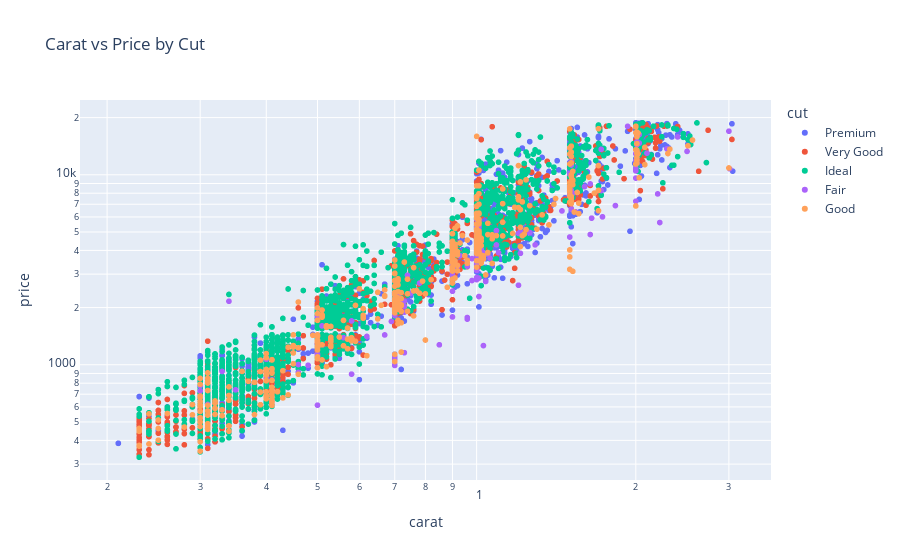

Here is the notebook cell this chart was saved with:
### Markdown cell above
# **More Plots in Plotly**

### Code cell
#Scatter plot

fig = px.scatter(df, x='carat', y='price',
                  color='cut', 
                  log_y=True,
                  log_x=True,
                  title='Carat vs Price by Cut')
fig.show()

### Figure 1 — Plotly figure (JSON) as saved in the notebook; plotly's stock layout.template omitted (floating-point values rounded to 4 significant figures; data arrays with more than 128 entries replaced by an {"elided": "..."} marker saying what was removed)
{"data": [{"hovertemplate": "cut=Premium<br>carat=%{x}<br>price=%{y}<extra></extra>", "legendgroup": "Premium", "marker": {"color": "#636efa", "symbol": "circle"}, "mode": "markers", "name": "Premium", "showlegend": true, "type": "scattergl", "x": {"elided": "1447 float values"}, "xaxis": "x", "y": {"elided": "1447 int values"}, "yaxis": "y"}, {"hovertemplate": "cut=Very Good<br>carat=%{x}<br>price=%{y}<extra></extra>", "legendgroup": "Very Good", "marker": {"color": "#EF553B", "symbol": "circle"}, "mode": "markers", "name": "Very Good", "showlegend": true, "type": "scattergl", "x": {"elided": "1195 float values"}, "xaxis": "x", "y": {"elided": "1195 int values"}, "yaxis": "y"}, {"hovertemplate": "cut=Ideal<br>carat=%{x}<br>price=%{y}<extra></extra>", "legendgroup": "Ideal", "marker": {"color": "#00cc96", "symbol": "circle"}, "mode": "markers", "name": "Ideal", "showlegend": true, "type": "scattergl", "x": {"elided": "2127 float values"}, "xaxis": "x", "y": {"elided": "2127 int values"}, "yaxis": "y"}, {"hovertemplate": "cut=Fair<br>carat=%{x}<br>price=%{y}<extra></extra>", "legendgroup": "Fair", "marker": {"color": "#ab63fa", "symbol": "circle"}, "mode": "markers", "name": "Fair", "showlegend": true, "type": "scattergl", "x": {"elided": "168 float values"}, "xaxis": "x", "y": {"elided": "168 int values"}, "yaxis": "y"}, {"hovertemplate": "cut=Good<br>carat=%{x}<br>price=%{y}<extra></extra>", "legendgroup": "Good", "marker": {"color": "#FFA15A", "symbol": "circle"}, "mode": "markers", "name": "Good", "showlegend": true, "type": "scattergl", "x": {"elided": "457 float values"}, "xaxis": "x", "y": {"elided": "457 int values"}, "yaxis": "y"}], "layout": {"legend": {"title": {"text": "cut"}, "tracegroupgap": 0}, "title": {"text": "Carat vs Price by Cut"}, "xaxis": {"anchor": "y", "domain": [0, 1], "title": {"text": "carat"}, "type": "log"}, "yaxis": {"anchor": "x", "domain": [0, 1], "title": {"text": "price"}, "type": "log"}}}
